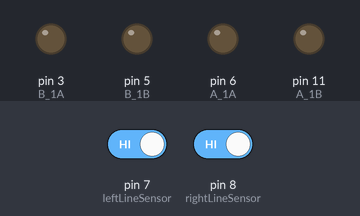
Recording of a sketch running on a simulated Arduino Uno, built with avr-gcc and run on an emulated ATmega328P. Parts: output pins drawn as LEDs (lit = HIGH). The test bench sets the inputs (shaded band); at power-on: pin 7 (leftLineSensor) HIGH, pin 8 (rightLineSensor) HIGH.

Above: at 1.2 s.
1.3 s: pin 7 (leftLineSensor) driven LOW
At 2.5 s:
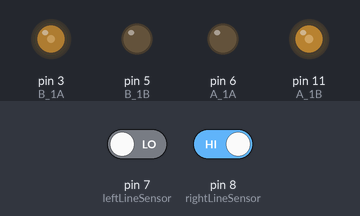
2.8 s: pin 8 (rightLineSensor) driven LOW
At 4.0 s:
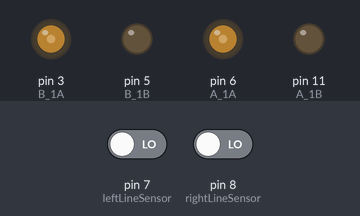
4.3 s: pin 7 (leftLineSensor) driven HIGH
At 5.2 s:
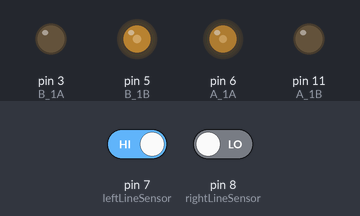
Timing chart, 0 to 7.3 s (numbered marks = the images above; inputs shaded):
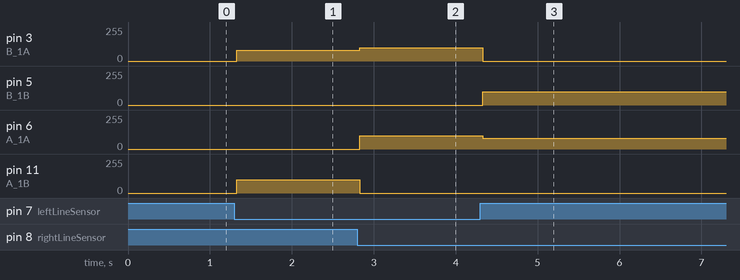

Measured:
- after the input at 1.3 s, pin 3 (B_1A): 0/255 → 80/255 at once; pin 11 (A_1B): 0/255 → 100/255 at once
- after the input at 2.8 s, pin 3 (B_1A): 80/255 → 100/255 at once; pin 6 (A_1A): 0/255 → 100/255 at once; pin 11 (A_1B): 100/255 → 0/255 at once
- after the input at 4.3 s, pin 3 (B_1A): 100/255 → 0/255 at once; pin 5 (B_1B): 0/255 → 100/255 at once; pin 6 (A_1A): 100/255 → 80/255 at once

The sketch:

line_tracer.ino
```cpp
#include <SoftwareSerial.h>

#define txPin 10

SoftwareSerial LCD = SoftwareSerial(0, txPin);
const int LCDdelay = 10; // conservative, 2 actually works
/* L9110s 모터드라이버
   오른쪽모터
   L9110s A_1A 6
   L9110s A_1B 11
   왼쪽모터
   L9110s B_1A 3
   L9110s B_1B 5
*/
int A_1A = 6;
int A_1B = 11;
int B_1A = 3;
int B_1B = 5;
/*
   TCRT5000 라인센서
   왼쪽 라인센서 DO - D2
   오른쪽 라인센서 DO - D3
*/
int leftLineSensor =  7;
int rightLineSensor = 8;

int speed = 100;

// wbp: goto with row & column
void lcdPosition(int row, int col) {
  LCD.write(0x1B);   //command flag
  LCD.write(0x4C);   //command flag
  LCD.write(col);    //position
  LCD.write(row);    //position
  delay(LCDdelay);
}

void clearLCD() {
  LCD.write(0x1B);   //command flag
  LCD.write(0x43);   //clear command.
  delay(LCDdelay);
}

void backlightOn() {  //turns on the backlight
  LCD.write(0x1B);   //command flag for backlight stuff
  LCD.write(0x42);    //light level.
  delay(LCDdelay);
}

void backlightOff() { //turns off the backlight
  LCD.write(0x1B);   //command flag for backlight stuff
  LCD.write(0x62);     //light level for off.
  delay(LCDdelay);
}

void serCommand() {  //a general function to call the command flag for issuing all other commands
  LCD.write(0x1B);
}

void setup() {

  pinMode(txPin, OUTPUT);
  LCD.begin(9600);

  clearLCD();
  lcdPosition(0, 0);
  LCD.print("Yongho Tracer");

  lcdPosition(1, 0);
  LCD.print(speed);

  //핀을 초기화합니다.
  //L298 모터드라이버의 핀들을 출력으로 변경합니다.
  pinMode(A_1A, OUTPUT);
  pinMode(A_1B, OUTPUT);
  pinMode(B_1A, OUTPUT);
  pinMode(B_1B, OUTPUT);

  digitalWrite(A_1A, LOW);
  digitalWrite(A_1B, LOW);
  digitalWrite(B_1A, LOW);
  digitalWrite(B_1B, LOW);

  //TCRT5000 라인센서를 입력으로 변경합니다.
  pinMode(leftLineSensor, INPUT);
  pinMode(rightLineSensor, INPUT);
}

/**
   함수내 코드가 무한히 실행됩니다.
*/
void loop() {
  //-----------------------------------------------------------
  //양쪽 센서가 모두 선을 감지하지 않았을 경우
  //전진합니다.
  //-----------------------------------------------------------
  if (!digitalRead(leftLineSensor) && !digitalRead(rightLineSensor)) {

    lcdPosition(1, 5);
    LCD.print("W - W");

    //모터A 정회전
    analogWrite(A_1A, speed);
    analogWrite(A_1B, 0);

    //모터B 정회전
    analogWrite(B_1A, speed);
    analogWrite(B_1B, 0);

  //-----------------------------------------------------------
  //왼쪽 센서가 선을 감지하지 않았을 경우
  //오른쪽모터는 정회전, 왼쪽모터는 역회전을 하여 우회전합니다.
  //이때 속도 한쪽을 상대적으로 느리게 설정하는데,
  //이유는 한쪽은 정지 후 가야하기 때문입니다.
  //-----------------------------------------------------------
  } else if (!digitalRead(leftLineSensor) && digitalRead(rightLineSensor)) {

    lcdPosition(1, 5);
    LCD.print("W - B");

    //모터A 역회전
    analogWrite(A_1A, 0);
    analogWrite(A_1B, speed);

    //모터B 정회전
    //-20을 하는 이유는 전진하다 역회전하는 반대 바퀴보다 가속도가 붙기 때문입니다.
    analogWrite(B_1A, speed - 20);
    analogWrite(B_1B, 0);

  //-----------------------------------------------------------
  //오른쪽 센서가 선을 감지하지 않았을 경우
  //오른쪽모터는 역회전, 왼쪽모터는 정회전을 하여 좌회전합니다.
  //이때 속도 한쪽을 상대적으로 느리게 설정하는데,
  //이유는 한쪽은 정지 후 가야하기 때문입니다.
  //-----------------------------------------------------------
  } else if (digitalRead(leftLineSensor) && !digitalRead(rightLineSensor)) {

    lcdPosition(1, 5);
    LCD.print("B - W");

    //모터A 정회전
    //-20을 하는 이유는 전진하다 역회전하는 반대 바퀴보다 가속도가 붙기 때문입니다.
    analogWrite(A_1A, speed - 20);
    analogWrite(A_1B, 0);

    //모터B 역회전
    analogWrite(B_1A, 0);
    analogWrite(B_1B, speed);

  //-----------------------------------------------------------
  //양쪽모두 선을 감지했을 경우
  //정지합니다.
  //-----------------------------------------------------------
  } else if (digitalRead(leftLineSensor) && digitalRead(rightLineSensor)) {

    lcdPosition(1, 5);
    LCD.print("B - B");

    //모터A 정지
    analogWrite(A_1A, 0);
    analogWrite(A_1B, 0);

    //모터B 정지
    analogWrite(B_1A, 0);
    analogWrite(B_1B, 0);
  }
}
```
